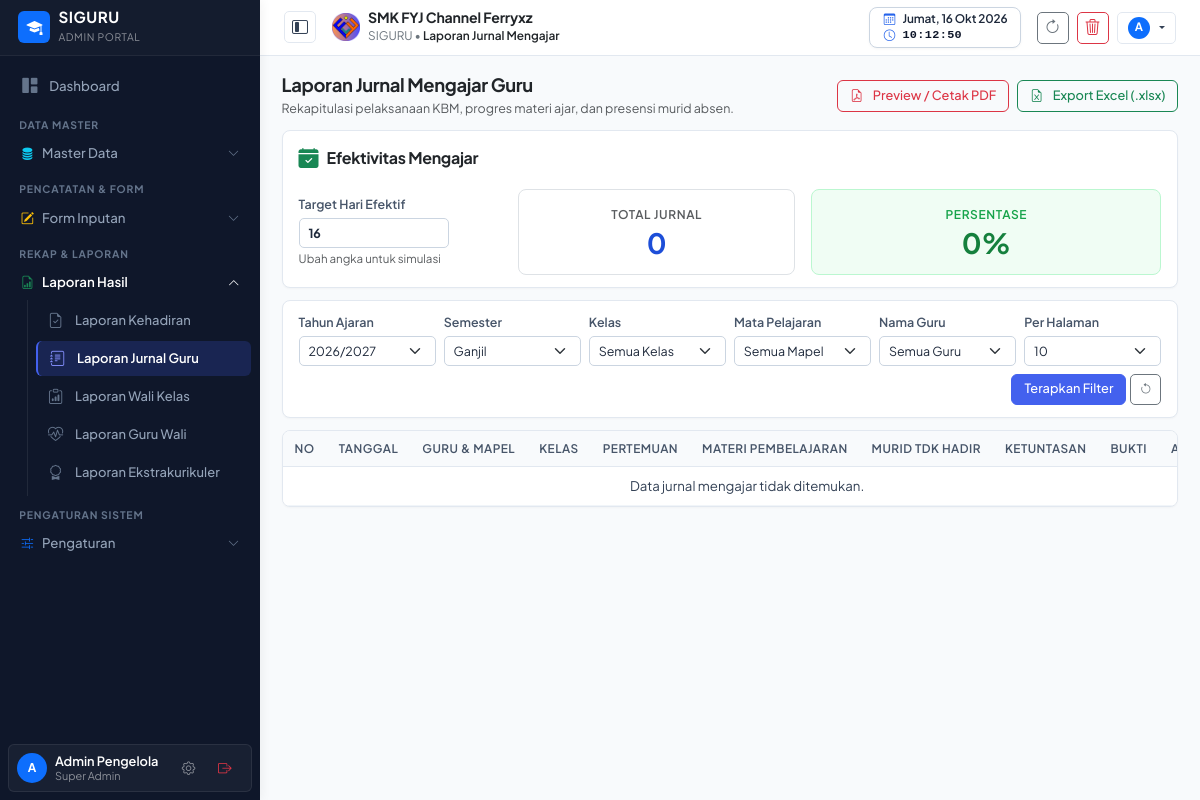
/laporan-jurnal.php (signed in), run on the app's committed database.
### tables this page shows
CREATE TABLE pengaturan (
    id INTEGER PRIMARY KEY AUTOINCREMENT,
    logo TEXT DEFAULT 'assets/images/logo.png',
    nama_sekolah TEXT DEFAULT 'SMK NEGERI 1 CONTOH',
    tahun_ajaran TEXT DEFAULT '2026/2027',
    semester TEXT DEFAULT 'Ganjil',
    kelas TEXT DEFAULT 'X RPL 1, X RPL 2, XI RPL 1, XI RPL 2, XII RPL 1, XII RPL 2',
    mata_pelajaran TEXT DEFAULT 'Matematika, Bahasa Indonesia, Pemrograman Web, Basis Data, Bahasa Inggris, PJOK, Pendidikan Agama',
    folder_jurnal TEXT,
    folder_foto TEXT,
    folder_guru_wali TEXT,
    folder_wali TEXT,
    folder_ekstra TEXT,
    link_db_absen TEXT,
    link_db_jurnal TEXT,
    link_db_guru_wali TEXT,
    link_db_wali TEXT,
    link_db_ekstra TEXT,
    list_ekstrakurikuler TEXT DEFAULT 'Pramuka, Paskibra, Futsal, Basket, Rohis, PMR, Desain Grafis, Robotik',
    kepala_sekolah TEXT DEFAULT 'Drs. H. Ahmad Fauzi, M.Pd.',
    nip_kepala_sekolah TEXT DEFAULT '19750815 199903 1 002'
, kop_surat TEXT DEFAULT 'assets/images/kop_surat.png', kop_size TEXT DEFAULT '90', kabupaten TEXT DEFAULT 'Klungkung', ttd_kepsek TEXT DEFAULT 'https://drive.google.com/thumbnail?id=1GUfUommgYjV-cnhU0tTB8kRJy8iXagkI', list_tahun_ajaran TEXT DEFAULT '["2025/2026", "2026/2027", "2027/2028"]');

### laporan-jurnal.php (the view, shortened to what the rows shown need)
<?php
require_once __DIR__ . '/config/helper.php';
$taList = getDaftarTahunAjaran();
$filterTA = $_GET['ta'] ?? $settings['tahun_ajaran'];
$filterSemester = $_GET['semester'] ?? $settings['semester'];
require_once __DIR__ . '/views/header.php';
?>
<main class="content-wrapper">
    <div class="card card-table p-3 mb-4">
        <form method="GET" class="row g-2 align-items-center">
            <div class="col-md-2 col-6">
                <label class="form-label small text-muted mb-0">Tahun Ajaran</label>
                <select name="ta" class="form-select form-select-sm">
                    <?php foreach ($taList as $taOpt): ?>
                        <option value="<?= htmlspecialchars($taOpt) ?>" <?= $filterTA === $taOpt ? 'selected' : '' ?>>
                            <?= htmlspecialchars($taOpt) ?>
                        </option>
                    <?php endforeach; ?>
                </select>
            </div>
            <div class="col-md-2 col-6">
                <label class="form-label small text-muted mb-0">Semester</label>
                <select name="semester" class="form-select form-select-sm">
                    <option value="Ganjil" <?= $filterSemester === 'Ganjil' ? 'selected' : '' ?>>Ganjil</option>
                </select>
            </div>
        </form>
    </div>
    <div class="card card-table overflow-hidden">
        <div class="table-responsive">
            <table class="table table-custom align-middle mb-0">
                <thead>
                    <tr>
                        <th style="width: 40px;">No</th>
                        <th>Tanggal</th>
                        <th>Guru & Mapel</th>
                        <th>Kelas</th>
                        <th>Pertemuan</th>
                        <th>Materi Pembelajaran</th>
                        <th>Murid Tdk Hadir</th>
                        <th>Ketuntasan</th>
                        <th>Bukti</th>
                        <th class="text-center" style="width: 100px;">Aksi</th>
                    </tr>
                </thead>
            </table>
        </div>
    </div>
</main>
<?php require_once __DIR__ . '/views/footer.php'; ?>

### views/header.php (shortened to what the rows shown need)
<?php
require_once __DIR__ . '/../config/helper.php';
$settings = getSettings();
?>
<!DOCTYPE html>
<html lang="id">
<head>
    <link href="https://cdn.jsdelivr.net/npm/bootstrap@5.3.2/dist/css/bootstrap.min.css" rel="stylesheet">
    <link rel="stylesheet" href="https://cdn.jsdelivr.net/npm/bootstrap-icons@1.11.3/font/bootstrap-icons.min.css">
    <link rel="stylesheet" href="https://cdnjs.cloudflare.com/ajax/libs/font-awesome/6.5.1/css/all.min.css">
    <link rel="stylesheet" href="assets/css/style.css?v=<?= time() ?>">
</head>
<body>
<header class="main-header d-flex align-items-center justify-content-between px-3 px-md-4">
    <div class="d-flex align-items-center gap-2 gap-md-3">
        <div class="d-flex align-items-center gap-2">
            <img src="<?= htmlspecialchars($settings['logo'] ?? 'assets/images/logo.png') ?>" alt="Logo" class="rounded" style="height: 28px; width: 28px; object-fit: contain;">
            <div>
                <span class="d-none d-md-block fw-bold text-dark mb-0" style="font-size: 0.88rem; line-height: 1.15; letter-spacing: -0.01em;">
                    <?= htmlspecialchars($settings['nama_sekolah'] ?? 'SMK FYJ Channel Ferryxz') ?>
                </span>
                <span class="text-secondary small" style="line-height: 1.1; font-size: 0.74rem;">
                    SIGURU &bull; <span class="fw-semibold text-dark"><?= htmlspecialchars($pageTitle ?? 'Dashboard') ?></span>
                </span>
            </div>
        </div>
    </div>
</header>

### data on the page
pengaturan: logo (picture), nama_sekolah "SMK FYJ Channel Ferryxz", ta "2026/2027", semester "Ganjil"

### other printed values
$pageTitle "Laporan Jurnal Mengajar"
substr($user['nama'] ?: 'U', 0, 1) "A"
substr($currentUserData['nama'] ?? 'U', 0, 1) "A"
$currentUserData['nama'] "Admin Pengelola"
$currentUserData['hak_akses'] "Super Admin"
$totalJurnalCount "0"
$pctJurnal "0"
form field limit "10"
